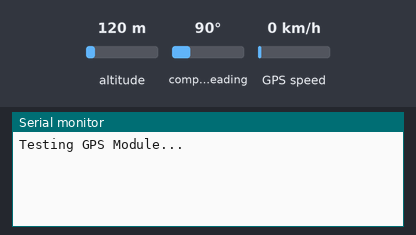
Recording of a sketch running on a simulated ESP32. On the bench: the last lines printed to the serial monitor. The test bench sets the inputs (shaded band); at power-on: altitude 120 m, compass heading 90°, GPS speed 0 km/h. The GPS gets a fix after 3 s at 37.7749, -122.4194 with 8 satellites.

Above: at 1.2 s.
1.3 s: altitude set to 20 m
At 3.8 s:
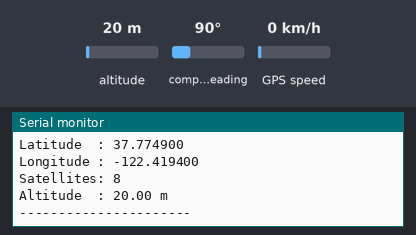
4.5 s: altitude set to 250 m
At 5.8 s:
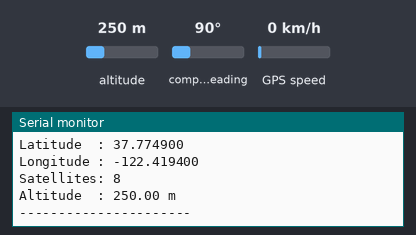

The sketch:

gpstest2.ino
```cpp
#include <TinyGPS++.h>

TinyGPSPlus gps;

HardwareSerial gpsSerial(2);

void setup()
{
  Serial.begin(115200);

  gpsSerial.begin(9600, SERIAL_8N1, 16, 17);

  Serial.println("Testing GPS Module...");
}

void loop()
{
  while (gpsSerial.available() > 0)
  {
    gps.encode(gpsSerial.read());

    if (gps.location.isUpdated())
    {
      Serial.print("Latitude  : ");
      Serial.println(gps.location.lat(), 6);

      Serial.print("Longitude : ");
      Serial.println(gps.location.lng(), 6);

      Serial.print("Satellites: ");
      Serial.println(gps.satellites.value());

      Serial.print("Altitude  : ");
      Serial.print(gps.altitude.meters());
      Serial.println(" m");

      Serial.println("----------------------");
    }
  }
}
```

Measured:
- after the input at 1.3 s, the serial monitor: prints a new line after 1.7 s (image 1)
- after the input at 4.5 s, the serial monitor: prints a new line after 0.51 s (image 2)
